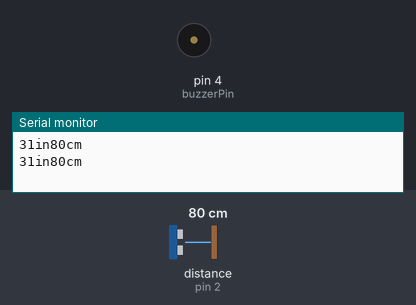
Bench run of a sketch on a simulated Arduino Uno, built with avr-gcc and run on an emulated ATmega328P. On the bench: buzzer (waves = sounding, pin HIGH), the last lines printed to the serial monitor. Wiring (inferred from the names in the program): ultrasonic range finder: trigger pin 3; echo pin 2. The inputs (shaded band) are chosen by the test bench; at power-on: distance to the obstacle (sensor on pin 2) 80 cm. The echo pulse lasts 58.3 µs per cm; pins used as bus, display or sensor lines are not drawn.

Above: at 1.8 s.
1.9 s: distance to the obstacle (sensor on pin 2) set to 57 cm
3.4 s: distance to the obstacle (sensor on pin 2) set to 46 cm
At 4.5 s:
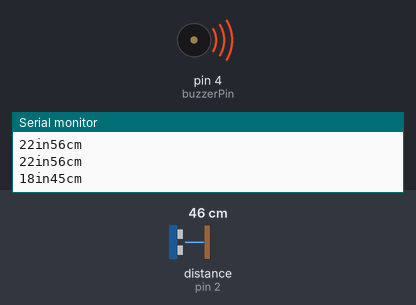
5.5 s: distance to the obstacle (sensor on pin 2) set to 60 cm
At 7.2 s:
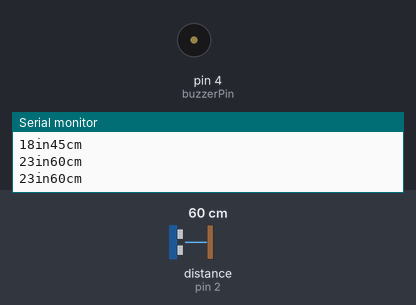
7.5 s: distance to the obstacle (sensor on pin 2) set to 2 cm
At 9.2 s:
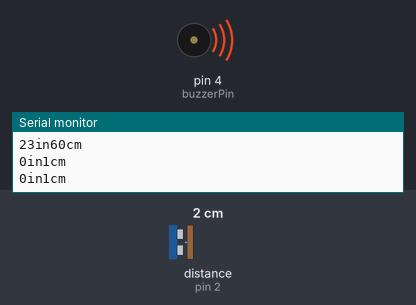
Timing chart, 0 to 10.5 s (numbered marks = the images above; inputs shaded):
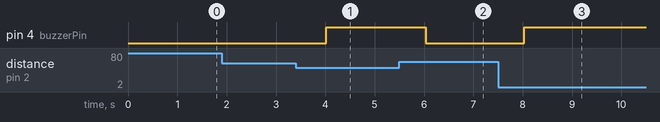

The sketch:

buzzer.ino
```cpp
const int trigPin = 3;
const int echoPin = 2;
const int buzzerPin = 4;

void setup() {
Serial.begin(9600);
pinMode(trigPin, OUTPUT);
pinMode(echoPin, INPUT);
pinMode(buzzerPin, OUTPUT);
}
void loop()
{
// establish variables for duration of the ping,
// and the distance result in inches and centimeters:
long duration, inches, cm;

// The sensor is triggered by a HIGH pulse of 10 or more microseconds.
// Give a short LOW pulse beforehand to ensure a clean HIGH pulse:

digitalWrite(trigPin, LOW);
delayMicroseconds(2);
digitalWrite(trigPin, HIGH);
delayMicroseconds(10);
digitalWrite(trigPin, LOW);

// Read the signal from the sensor: a HIGH pulse whose

// duration is the time (in microseconds) from the sending
// of the ping to the reception of its echo off of an object.

duration = pulseIn(echoPin, HIGH);
// convert the time into a distance
inches = microsecondsToInches(duration);
cm = microsecondsToCentimeters(duration);

Serial.print(inches);
Serial.print("in");
Serial.print(cm);
Serial.println("cm");

if(inches<20)
{
digitalWrite(buzzerPin, HIGH);
}
else
digitalWrite(buzzerPin, LOW);

delay(1000);

}
long microsecondsToInches(long microseconds)
{
return microseconds / 74 / 2;
}

long microsecondsToCentimeters(long microseconds)
{ return microseconds / 29 / 2;}
```

Measured:
- the behaviour switches between 52 and 51 cm on distance to the obstacle (sensor on pin 2) (found by bisection; images 0 and 1)
- after the input at 3.4 s, pin 4 (buzzerPin): LOW → HIGH after 0.62 s
- after the input at 5.5 s, pin 4 (buzzerPin): HIGH → LOW after 0.53 s
- after the input at 7.5 s, pin 4 (buzzerPin): LOW → HIGH after 0.54 s
